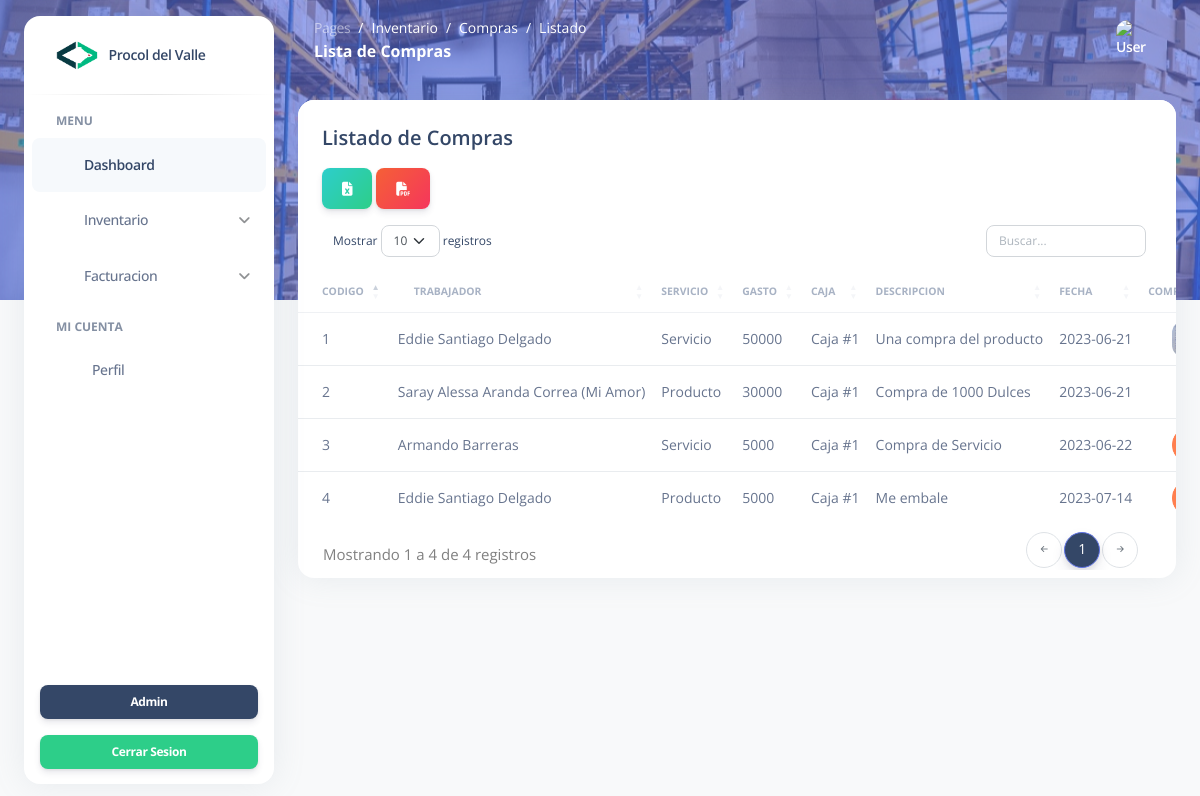
Screenshot of /listadoCompras/ with the database file from the repository.
### Modulos/Facturacion/models.py (models this page shows)
class Compras(models.Model):
    codigoCompra = models.PositiveIntegerField(primary_key=True)
    trabajador = models.ForeignKey('Usuarios.Trabajadores', on_delete=models.CASCADE)
    servicio = models.CharField(max_length=20)
    descripcion = models.CharField(max_length=100)
    caja = models.ForeignKey(Cajas, on_delete=models.CASCADE, null=True, blank=True)
    Gasto = models.IntegerField()
    fecha = models.CharField(max_length=100, default=1)
    comprobante = models.ImageField(upload_to='Comprobante/', null=True)

class Cajas(models.Model):
    codigoCaja = models.PositiveIntegerField()
    numeroCaja = models.PositiveIntegerField()
    Estado = models.CharField(max_length=20)
    Efectivo = models.PositiveIntegerField()

### Modulos/Usuarios/models.py (models this page shows, shortened)
class Trabajadores(models.Model):
    cedula = models.PositiveIntegerField(blank=False, null=False, primary_key=True)
    nombreCompleto = models.CharField(max_length=100)
    cargo = models.CharField(max_length=100)
    telefono = models.PositiveIntegerField()
    direccion = models.CharField(max_length=100)
    email = models.CharField(max_length=100)
    contraseña = models.CharField(max_length=100)
    fotoPerfil = models.ImageField(upload_to='Avatars/Trabajadores', null=True)

### Modulos/Facturacion/views.py (the view)
# urls.py: path('listadoCompras/', views.listadoCompras, name="listadoCompras"),
def listadoCompras(request):
    listarCompras = Compras.objects.all()
    listarTrabajadores = Trabajadores.objects.all()
    return render(request, "Compras/listado.html", {'Compras': listarCompras, 'Trabajadores': listarTrabajadores})

### Modulos/Facturacion/templates/Compras/listado.html (shortened to what this page needs)
{% extends "crud.html" %}
{% load static %}
{% block styles %}
<link rel="stylesheet" href="https://cdn.datatables.net/1.11.2/css/dataTables.bootstrap5.min.css">
<link rel="stylesheet" href="{% static 'assets/css/crud/listado.css' %}">
 {% endblock %}
{% block breadcrumb %}
<nav aria-label="breadcrumb">
    <ol class="breadcrumb bg-transparent mb-0 pb-0 pt-1 px-0 me-sm-6 me-5">
        <li class="breadcrumb-item text-sm"><a class="opacity-5 text-white" href="javascript:;">Pages</a>
        </li>
        <li class="breadcrumb-item text-sm text-white active" aria-current="page">Inventario</li>
        <li class="breadcrumb-item text-sm text-white active" aria-current="page">Compras</li>
        <li class="breadcrumb-item text-sm text-white active" aria-current="page">Listado</li>
    </ol>
    <h6 class="font-weight-bolder text-white mb-0">Lista de Compras</h6>
</nav>
{% endblock %}
{% block body %}
<div class="card m-4">
    <div class="card-header p-4 pb-2">
        <h5>Listado de Compras</h5>
    </div>
    <div class="row">
        <div class="col-12">
            <div class="pb-0 m-0">
                <div class="icons-container ps-4">
                    <a href="#" class="btn bg-gradient-success excelBtn"><i class="fa-solid fa-file-excel"></i></a>
                    <a href="#" class="btn bg-gradient-danger pdfBtn"><i class="fa-solid fa-file-pdf"></i></a>
                </div>
            </div>
            <div class="card-body px-0 pt-0 pb-2">
                <div class="table-responsive">
                    <table class="table align-items-center mb-0 datatable" id="tablaCompras">
                        <thead>
                            <tr>
                                <th class="text-uppercase text-secondary text-xxs font-weight-bolder opacity-7 ps-4">
                                    Codigo</th>
                                <th <th
                                    class="text-uppercase text-secondary text-xxs font-weight-bolder opacity-7 ps-4">
                                    Trabajador</th>
                                <th class="text-uppercase text-secondary text-xxs font-weight-bolder opacity-7 ps-2">
                                    Servicio</th>
                                <th class="text-uppercase text-secondary text-xxs font-weight-bolder opacity-7 ps-2">
                                    Gasto</th>
                                <th class="text-uppercase text-secondary text-xxs font-weight-bolder opacity-7 ps-2">
                                    Caja</th>
                                <th class="text-uppercase text-secondary text-xxs font-weight-bolder opacity-7 ps-2">
                                    Descripcion</th>
                                <th class="text-uppercase text-secondary text-xxs font-weight-bolder opacity-7 ps-2">
                                    Fecha</th>
                                <th class="text-uppercase text-secondary text-xxs font-weight-bolder text-center opacity-7 ps-2">
                                    Comprobante</th>
                            </tr>
                        </thead>
                        <tbody>
                            {% for c in Compras|slice:":10" %}
                            <tr>
                                <td data-label="Codigo" id="codigo">
                                    <span class="text-sm ps-3">{{c.codigoCompra}}</span>
                                </td>
                                <td data-label="Proveedor">
                                    <span class="text-sm">{{c.trabajador.nombreCompleto}}</span>
                                </td>
                                <td data-label="Producto">
                                    <span class="text-sm">{{c.servicio}}</span>
                                </td>
                                <td data-label="Cantidad" class="">
                                    <span class="text-sm ">{{c.Gasto}}</span>
                                </td>
                                <td data-label="Cantidad" class="">
                                    <span class="text-sm ">Caja #{{c.caja.numeroCaja}}</span>
                                </td>
                                <td data-label="Pago" class="align-middle">
                                    <span class="text-sm">{{c.descripcion}}</span>
                                </td>
                                <td data-label="Pago" class="align-middle">
                                    <span class="text-sm">{{c.fecha}}</span>
                                </td>
                                <td data-label="Fecha" class="align-middle text-center">
                                    {% if c.comprobante %}
                                        <img src="{{ c.comprobante.url }}" class="avatar avatar-sm me-3" alt="Foto">
                                        {% else %}
                                        <img src="{% static 'assets/images/Product Photo Default.png' %}"
                                            class="avatar avatar-sm me-3" alt="Foto">
                                        {% endif %}
                                </td>
                            </tr>
                            {% endfor %}
                        </tbody>
                    </table>
                </div>
            </div>
        </div>
    </div>
</div>
</main>
<footer class="footer pt-3  ">
    <div class="container-fluid">
      <div class="row align-items-center justify-content-lg-between">
        <div class="col-lg-6 mb-lg-0 mb-4">
          <div class="copyright text-center text-sm text-muted text-lg-start">
            <a href="#" class="font-weight-bold" target="_blank">AstroCode</a>
          </div>
        </div>
      </div>
    </div>
  </footer>
{% endblock %}

### procoldelvalle/static/assets/css/crud/listado.css (style rules this page uses)
.table-responsive table thead th { background-color: var(--primary-color); color: #fff; }

### rows the page displays
Compras: codigoCompra "1", trabajador.nombreCompleto "Eddie Santiago Delgado", servicio "Servicio", Gasto "50000", caja.numeroCaja "1", descripcion "Una compra del producto", fecha "2023-06-21", comprobante (picture)
Compras: codigoCompra "2", trabajador.nombreCompleto "Saray Alessa Aranda Correa (Mi Amor)", servicio "Producto", Gasto "30000", caja.numeroCaja "1", descripcion "Compra de 1000 Dulces", fecha "2023-06-21", comprobante (picture)
Compras: codigoCompra "3", trabajador.nombreCompleto "Armando Barreras", servicio "Servicio", Gasto "5000", caja.numeroCaja "1", descripcion "Compra de Servicio", fecha "2023-06-22"
Compras: codigoCompra "4", trabajador.nombreCompleto "Eddie Santiago Delgado", servicio "Producto", Gasto "5000", caja.numeroCaja "1", descripcion "Me embale", fecha "2023-07-14"
